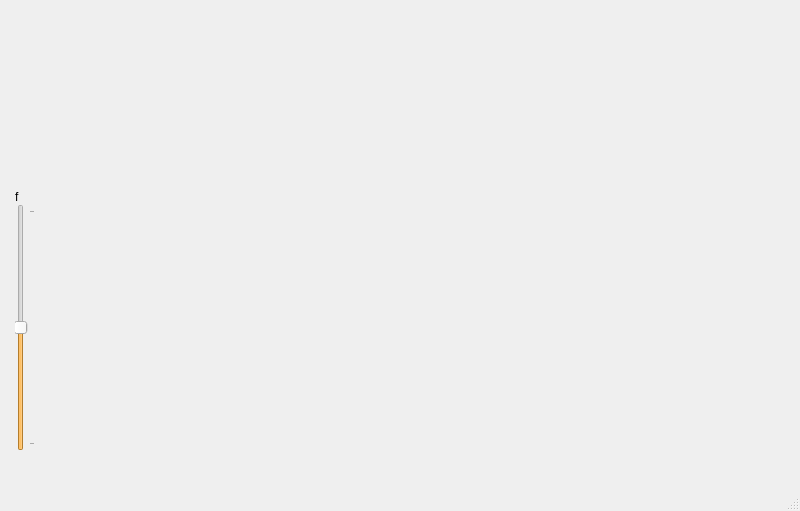
<?xml version="1.0" encoding="UTF-8"?>
<ui version="4.0">
 <class>MainWindow</class>
 <widget class="QMainWindow" name="MainWindow">
  <property name="geometry">
   <rect>
    <x>0</x>
    <y>0</y>
    <width>800</width>
    <height>511</height>
   </rect>
  </property>
  <property name="palette">
   <palette>
    <active>
     <colorrole role="WindowText">
      <brush brushstyle="SolidPattern">
       <color alpha="255">
        <red>0</red>
        <green>0</green>
        <blue>0</blue>
       </color>
      </brush>
     </colorrole>
     <colorrole role="Midlight">
      <brush brushstyle="SolidPattern">
       <color alpha="255">
        <red>46</red>
        <green>52</green>
        <blue>54</blue>
       </color>
      </brush>
     </colorrole>
     <colorrole role="Dark">
      <brush brushstyle="SolidPattern">
       <color alpha="255">
        <red>46</red>
        <green>52</green>
        <blue>54</blue>
       </color>
      </brush>
     </colorrole>
     <colorrole role="Mid">
      <brush brushstyle="SolidPattern">
       <color alpha="255">
        <red>46</red>
        <green>52</green>
        <blue>54</blue>
       </color>
      </brush>
     </colorrole>
     <colorrole role="Text">
      <brush brushstyle="SolidPattern">
       <color alpha="255">
        <red>0</red>
        <green>0</green>
        <blue>0</blue>
       </color>
      </brush>
     </colorrole>
     <colorrole role="ButtonText">
      <brush brushstyle="SolidPattern">
       <color alpha="255">
        <red>0</red>
        <green>0</green>
        <blue>0</blue>
       </color>
      </brush>
     </colorrole>
     <colorrole role="Shadow">
      <brush brushstyle="SolidPattern">
       <color alpha="255">
        <red>46</red>
        <green>52</green>
        <blue>54</blue>
       </color>
      </brush>
     </colorrole>
     <colorrole role="PlaceholderText">
      <brush brushstyle="SolidPattern">
       <color alpha="128">
        <red>0</red>
        <green>0</green>
        <blue>0</blue>
       </color>
      </brush>
     </colorrole>
    </active>
    <inactive>
     <colorrole role="WindowText">
      <brush brushstyle="SolidPattern">
       <color alpha="255">
        <red>0</red>
        <green>0</green>
        <blue>0</blue>
       </color>
      </brush>
     </colorrole>
     <colorrole role="Midlight">
      <brush brushstyle="SolidPattern">
       <color alpha="255">
        <red>46</red>
        <green>52</green>
        <blue>54</blue>
       </color>
      </brush>
     </colorrole>
     <colorrole role="Dark">
      <brush brushstyle="SolidPattern">
       <color alpha="255">
        <red>46</red>
        <green>52</green>
        <blue>54</blue>
       </color>
      </brush>
     </colorrole>
     <colorrole role="Mid">
      <brush brushstyle="SolidPattern">
       <color alpha="255">
        <red>46</red>
        <green>52</green>
        <blue>54</blue>
       </color>
      </brush>
     </colorrole>
     <colorrole role="Text">
      <brush brushstyle="SolidPattern">
       <color alpha="255">
        <red>0</red>
        <green>0</green>
        <blue>0</blue>
       </color>
      </brush>
     </colorrole>
     <colorrole role="ButtonText">
      <brush brushstyle="SolidPattern">
       <color alpha="255">
        <red>0</red>
        <green>0</green>
        <blue>0</blue>
       </color>
      </brush>
     </colorrole>
     <colorrole role="Shadow">
      <brush brushstyle="SolidPattern">
       <color alpha="255">
        <red>46</red>
        <green>52</green>
        <blue>54</blue>
       </color>
      </brush>
     </colorrole>
     <colorrole role="PlaceholderText">
      <brush brushstyle="SolidPattern">
       <color alpha="128">
        <red>0</red>
        <green>0</green>
        <blue>0</blue>
       </color>
      </brush>
     </colorrole>
    </inactive>
    <disabled>
     <colorrole role="WindowText">
      <brush brushstyle="SolidPattern">
       <color alpha="255">
        <red>46</red>
        <green>52</green>
        <blue>54</blue>
       </color>
      </brush>
     </colorrole>
     <colorrole role="Midlight">
      <brush brushstyle="SolidPattern">
       <color alpha="255">
        <red>46</red>
        <green>52</green>
        <blue>54</blue>
       </color>
      </brush>
     </colorrole>
     <colorrole role="Dark">
      <brush brushstyle="SolidPattern">
       <color alpha="255">
        <red>46</red>
        <green>52</green>
        <blue>54</blue>
       </color>
      </brush>
     </colorrole>
     <colorrole role="Mid">
      <brush brushstyle="SolidPattern">
       <color alpha="255">
        <red>46</red>
        <green>52</green>
        <blue>54</blue>
       </color>
      </brush>
     </colorrole>
     <colorrole role="Text">
      <brush brushstyle="SolidPattern">
       <color alpha="255">
        <red>46</red>
        <green>52</green>
        <blue>54</blue>
       </color>
      </brush>
     </colorrole>
     <colorrole role="ButtonText">
      <brush brushstyle="SolidPattern">
       <color alpha="255">
        <red>46</red>
        <green>52</green>
        <blue>54</blue>
       </color>
      </brush>
     </colorrole>
     <colorrole role="Shadow">
      <brush brushstyle="SolidPattern">
       <color alpha="255">
        <red>46</red>
        <green>52</green>
        <blue>54</blue>
       </color>
      </brush>
     </colorrole>
     <colorrole role="PlaceholderText">
      <brush brushstyle="SolidPattern">
       <color alpha="128">
        <red>0</red>
        <green>0</green>
        <blue>0</blue>
       </color>
      </brush>
     </colorrole>
    </disabled>
   </palette>
  </property>
  <property name="windowTitle">
   <string>MainWindow</string>
  </property>
  <widget class="QWidget" name="centralwidget">
   <widget class="QWidget" name="layoutWidget">
    <property name="geometry">
     <rect>
      <x>10</x>
      <y>190</y>
      <width>41</width>
      <height>271</height>
     </rect>
    </property>
    <layout class="QVBoxLayout" name="verticalLayout">
     <property name="spacing">
      <number>0</number>
     </property>
     <property name="leftMargin">
      <number>5</number>
     </property>
     <property name="topMargin">
      <number>0</number>
     </property>
     <property name="rightMargin">
      <number>5</number>
     </property>
     <property name="bottomMargin">
      <number>10</number>
     </property>
     <item>
      <widget class="QLabel" name="label">
       <property name="lineWidth">
        <number>0</number>
       </property>
       <property name="text">
        <string>f</string>
       </property>
      </widget>
     </item>
     <item>
      <widget class="QSlider" name="horizontalSlider">
       <property name="palette">
        <palette>
         <active>
          <colorrole role="WindowText">
           <brush brushstyle="SolidPattern">
            <color alpha="255">
             <red>0</red>
             <green>0</green>
             <blue>0</blue>
            </color>
           </brush>
          </colorrole>
          <colorrole role="Button">
           <brush brushstyle="SolidPattern">
            <color alpha="255">
             <red>239</red>
             <green>239</green>
             <blue>239</blue>
            </color>
           </brush>
          </colorrole>
          <colorrole role="Light">
           <brush brushstyle="SolidPattern">
            <color alpha="255">
             <red>255</red>
             <green>255</green>
             <blue>255</blue>
            </color>
           </brush>
          </colorrole>
          <colorrole role="Midlight">
           <brush brushstyle="SolidPattern">
            <color alpha="255">
             <red>247</red>
             <green>247</green>
             <blue>247</blue>
            </color>
           </brush>
          </colorrole>
          <colorrole role="Dark">
           <brush brushstyle="SolidPattern">
            <color alpha="255">
             <red>119</red>
             <green>119</green>
             <blue>119</blue>
            </color>
           </brush>
          </colorrole>
          <colorrole role="Mid">
           <brush brushstyle="SolidPattern">
            <color alpha="255">
             <red>159</red>
             <green>159</green>
             <blue>159</blue>
            </color>
           </brush>
          </colorrole>
          <colorrole role="Text">
           <brush brushstyle="SolidPattern">
            <color alpha="255">
             <red>0</red>
             <green>0</green>
             <blue>0</blue>
            </color>
           </brush>
          </colorrole>
          <colorrole role="BrightText">
           <brush brushstyle="SolidPattern">
            <color alpha="255">
             <red>255</red>
             <green>255</green>
             <blue>255</blue>
            </color>
           </brush>
          </colorrole>
          <colorrole role="ButtonText">
           <brush brushstyle="SolidPattern">
            <color alpha="255">
             <red>0</red>
             <green>0</green>
             <blue>0</blue>
            </color>
           </brush>
          </colorrole>
          <colorrole role="Base">
           <brush brushstyle="SolidPattern">
            <color alpha="255">
             <red>255</red>
             <green>255</green>
             <blue>255</blue>
            </color>
           </brush>
          </colorrole>
          <colorrole role="Window">
           <brush brushstyle="SolidPattern">
            <color alpha="255">
             <red>239</red>
             <green>239</green>
             <blue>239</blue>
            </color>
           </brush>
          </colorrole>
          <colorrole role="Shadow">
           <brush brushstyle="SolidPattern">
            <color alpha="255">
             <red>0</red>
             <green>0</green>
             <blue>0</blue>
            </color>
           </brush>
          </colorrole>
          <colorrole role="Highlight">
           <brush brushstyle="SolidPattern">
            <color alpha="255">
             <red>252</red>
             <green>175</green>
             <blue>62</blue>
            </color>
           </brush>
          </colorrole>
          <colorrole role="AlternateBase">
           <brush brushstyle="SolidPattern">
            <color alpha="255">
             <red>247</red>
             <green>247</green>
             <blue>247</blue>
            </color>
           </brush>
          </colorrole>
          <colorrole role="ToolTipBase">
           <brush brushstyle="SolidPattern">
            <color alpha="255">
             <red>255</red>
             <green>255</green>
             <blue>220</blue>
            </color>
           </brush>
          </colorrole>
          <colorrole role="ToolTipText">
           <brush brushstyle="SolidPattern">
            <color alpha="255">
             <red>0</red>
             <green>0</green>
             <blue>0</blue>
            </color>
           </brush>
          </colorrole>
          <colorrole role="PlaceholderText">
           <brush brushstyle="SolidPattern">
            <color alpha="128">
             <red>0</red>
             <green>0</green>
             <blue>0</blue>
            </color>
           </brush>
          </colorrole>
         </active>
         <inactive>
          <colorrole role="WindowText">
           <brush brushstyle="SolidPattern">
            <color alpha="255">
             <red>0</red>
             <green>0</green>
             <blue>0</blue>
            </color>
           </brush>
          </colorrole>
          <colorrole role="Button">
           <brush brushstyle="SolidPattern">
            <color alpha="255">
             <red>239</red>
             <green>239</green>
             <blue>239</blue>
            </color>
           </brush>
          </colorrole>
          <colorrole role="Light">
           <brush brushstyle="SolidPattern">
            <color alpha="255">
             <red>255</red>
             <green>255</green>
             <blue>255</blue>
            </color>
           </brush>
          </colorrole>
          <colorrole role="Midlight">
           <brush brushstyle="SolidPattern">
            <color alpha="255">
             <red>247</red>
             <green>247</green>
             <blue>247</blue>
            </color>
           </brush>
          </colorrole>
          <colorrole role="Dark">
           <brush brushstyle="SolidPattern">
            <color alpha="255">
             <red>119</red>
             <green>119</green>
             <blue>119</blue>
            </color>
           </brush>
          </colorrole>
          <colorrole role="Mid">
           <brush brushstyle="SolidPattern">
            <color alpha="255">
             <red>159</red>
             <green>159</green>
             <blue>159</blue>
            </color>
           </brush>
          </colorrole>
          <colorrole role="Text">
           <brush brushstyle="SolidPattern">
            <color alpha="255">
             <red>0</red>
             <green>0</green>
             <blue>0</blue>
            </color>
           </brush>
          </colorrole>
          <colorrole role="BrightText">
           <brush brushstyle="SolidPattern">
            <color alpha="255">
             <red>255</red>
             <green>255</green>
             <blue>255</blue>
            </color>
           </brush>
          </colorrole>
          <colorrole role="ButtonText">
           <brush brushstyle="SolidPattern">
            <color alpha="255">
             <red>0</red>
             <green>0</green>
             <blue>0</blue>
            </color>
           </brush>
          </colorrole>
          <colorrole role="Base">
           <brush brushstyle="SolidPattern">
            <color alpha="255">
             <red>255</red>
             <green>255</green>
             <blue>255</blue>
            </color>
           </brush>
          </colorrole>
          <colorrole role="Window">
           <brush brushstyle="SolidPattern">
            <color alpha="255">
             <red>239</red>
             <green>239</green>
             <blue>239</blue>
            </color>
           </brush>
          </colorrole>
          <colorrole role="Shadow">
           <brush brushstyle="SolidPattern">
            <color alpha="255">
             <red>0</red>
             <green>0</green>
             <blue>0</blue>
            </color>
           </brush>
          </colorrole>
          <colorrole role="Highlight">
           <brush brushstyle="SolidPattern">
            <color alpha="255">
             <red>252</red>
             <green>175</green>
             <blue>62</blue>
            </color>
           </brush>
          </colorrole>
          <colorrole role="AlternateBase">
           <brush brushstyle="SolidPattern">
            <color alpha="255">
             <red>247</red>
             <green>247</green>
             <blue>247</blue>
            </color>
           </brush>
          </colorrole>
          <colorrole role="ToolTipBase">
           <brush brushstyle="SolidPattern">
            <color alpha="255">
             <red>255</red>
             <green>255</green>
             <blue>220</blue>
            </color>
           </brush>
          </colorrole>
          <colorrole role="ToolTipText">
           <brush brushstyle="SolidPattern">
            <color alpha="255">
             <red>0</red>
             <green>0</green>
             <blue>0</blue>
            </color>
           </brush>
          </colorrole>
          <colorrole role="PlaceholderText">
           <brush brushstyle="SolidPattern">
            <color alpha="128">
             <red>0</red>
             <green>0</green>
             <blue>0</blue>
            </color>
           </brush>
          </colorrole>
         </inactive>
         <disabled>
          <colorrole role="WindowText">
           <brush brushstyle="SolidPattern">
            <color alpha="255">
             <red>119</red>
             <green>119</green>
             <blue>119</blue>
            </color>
           </brush>
          </colorrole>
          <colorrole role="Button">
           <brush brushstyle="SolidPattern">
            <color alpha="255">
             <red>239</red>
             <green>239</green>
             <blue>239</blue>
            </color>
           </brush>
          </colorrole>
          <colorrole role="Light">
           <brush brushstyle="SolidPattern">
            <color alpha="255">
             <red>255</red>
             <green>255</green>
             <blue>255</blue>
            </color>
           </brush>
          </colorrole>
          <colorrole role="Midlight">
           <brush brushstyle="SolidPattern">
            <color alpha="255">
             <red>247</red>
             <green>247</green>
             <blue>247</blue>
            </color>
           </brush>
          </colorrole>
          <colorrole role="Dark">
           <brush brushstyle="SolidPattern">
            <color alpha="255">
             <red>119</red>
             <green>119</green>
             <blue>119</blue>
            </color>
           </brush>
          </colorrole>
          <colorrole role="Mid">
           <brush brushstyle="SolidPattern">
            <color alpha="255">
             <red>159</red>
             <green>159</green>
             <blue>159</blue>
            </color>
           </brush>
          </colorrole>
          <colorrole role="Text">
           <brush brushstyle="SolidPattern">
            <color alpha="255">
             <red>119</red>
             <green>119</green>
             <blue>119</blue>
            </color>
           </brush>
          </colorrole>
          <colorrole role="BrightText">
           <brush brushstyle="SolidPattern">
            <color alpha="255">
             <red>255</red>
             <green>255</green>
             <blue>255</blue>
            </color>
           </brush>
          </colorrole>
          <colorrole role="ButtonText">
           <brush brushstyle="SolidPattern">
            <color alpha="255">
             <red>119</red>
             <green>119</green>
             <blue>119</blue>
            </color>
           </brush>
          </colorrole>
          <colorrole role="Base">
           <brush brushstyle="SolidPattern">
            <color alpha="255">
             <red>239</red>
             <green>239</green>
             <blue>239</blue>
            </color>
           </brush>
          </colorrole>
          <colorrole role="Window">
           <brush brushstyle="SolidPattern">
            <color alpha="255">
             <red>239</red>
             <green>239</green>
             <blue>239</blue>
            </color>
           </brush>
          </colorrole>
          <colorrole role="Shadow">
           <brush brushstyle="SolidPattern">
            <color alpha="255">
             <red>0</red>
             <green>0</green>
             <blue>0</blue>
            </color>
           </brush>
          </colorrole>
          <colorrole role="Highlight">
           <brush brushstyle="SolidPattern">
            <color alpha="255">
             <red>145</red>
             <green>145</green>
             <blue>145</blue>
            </color>
           </brush>
          </colorrole>
          <colorrole role="AlternateBase">
           <brush brushstyle="SolidPattern">
            <color alpha="255">
             <red>239</red>
             <green>239</green>
             <blue>239</blue>
            </color>
           </brush>
          </colorrole>
          <colorrole role="ToolTipBase">
           <brush brushstyle="SolidPattern">
            <color alpha="255">
             <red>255</red>
             <green>255</green>
             <blue>220</blue>
            </color>
           </brush>
          </colorrole>
          <colorrole role="ToolTipText">
           <brush brushstyle="SolidPattern">
            <color alpha="255">
             <red>0</red>
             <green>0</green>
             <blue>0</blue>
            </color>
           </brush>
          </colorrole>
          <colorrole role="PlaceholderText">
           <brush brushstyle="SolidPattern">
            <color alpha="128">
             <red>0</red>
             <green>0</green>
             <blue>0</blue>
            </color>
           </brush>
          </colorrole>
         </disabled>
        </palette>
       </property>
       <property name="layoutDirection">
        <enum>Qt::LeftToRight</enum>
       </property>
       <property name="minimum">
        <number>0</number>
       </property>
       <property name="maximum">
        <number>10</number>
       </property>
       <property name="pageStep">
        <number>2</number>
       </property>
       <property name="value">
        <number>10</number>
       </property>
       <property name="sliderPosition">
        <number>5</number>
       </property>
       <property name="tracking">
        <bool>false</bool>
       </property>
       <property name="orientation">
        <enum>Qt::Vertical</enum>
       </property>
       <property name="invertedAppearance">
        <bool>false</bool>
       </property>
       <property name="invertedControls">
        <bool>false</bool>
       </property>
       <property name="tickPosition">
        <enum>QSlider::TicksBelow</enum>
       </property>
       <property name="tickInterval">
        <number>10</number>
       </property>
      </widget>
     </item>
    </layout>
   </widget>
   <widget class="QwtPlot" name="qwtPlot">
    <property name="geometry">
     <rect>
      <x>350</x>
      <y>130</y>
      <width>441</width>
      <height>331</height>
     </rect>
    </property>
    <property name="mouseTracking">
     <bool>true</bool>
    </property>
    <property name="tabletTracking">
     <bool>true</bool>
    </property>
    <property name="focusPolicy">
     <enum>Qt::WheelFocus</enum>
    </property>
   </widget>
  </widget>
  <widget class="QMenuBar" name="menubar">
   <property name="geometry">
    <rect>
     <x>0</x>
     <y>0</y>
     <width>800</width>
     <height>22</height>
    </rect>
   </property>
  </widget>
  <widget class="QStatusBar" name="statusbar"/>
 </widget>
 <customwidgets>
  <customwidget>
   <class>QwtPlot</class>
   <extends>QFrame</extends>
   <header>qwt_plot.h</header>
  </customwidget>
 </customwidgets>
 <resources/>
 <connections/>
</ui>
